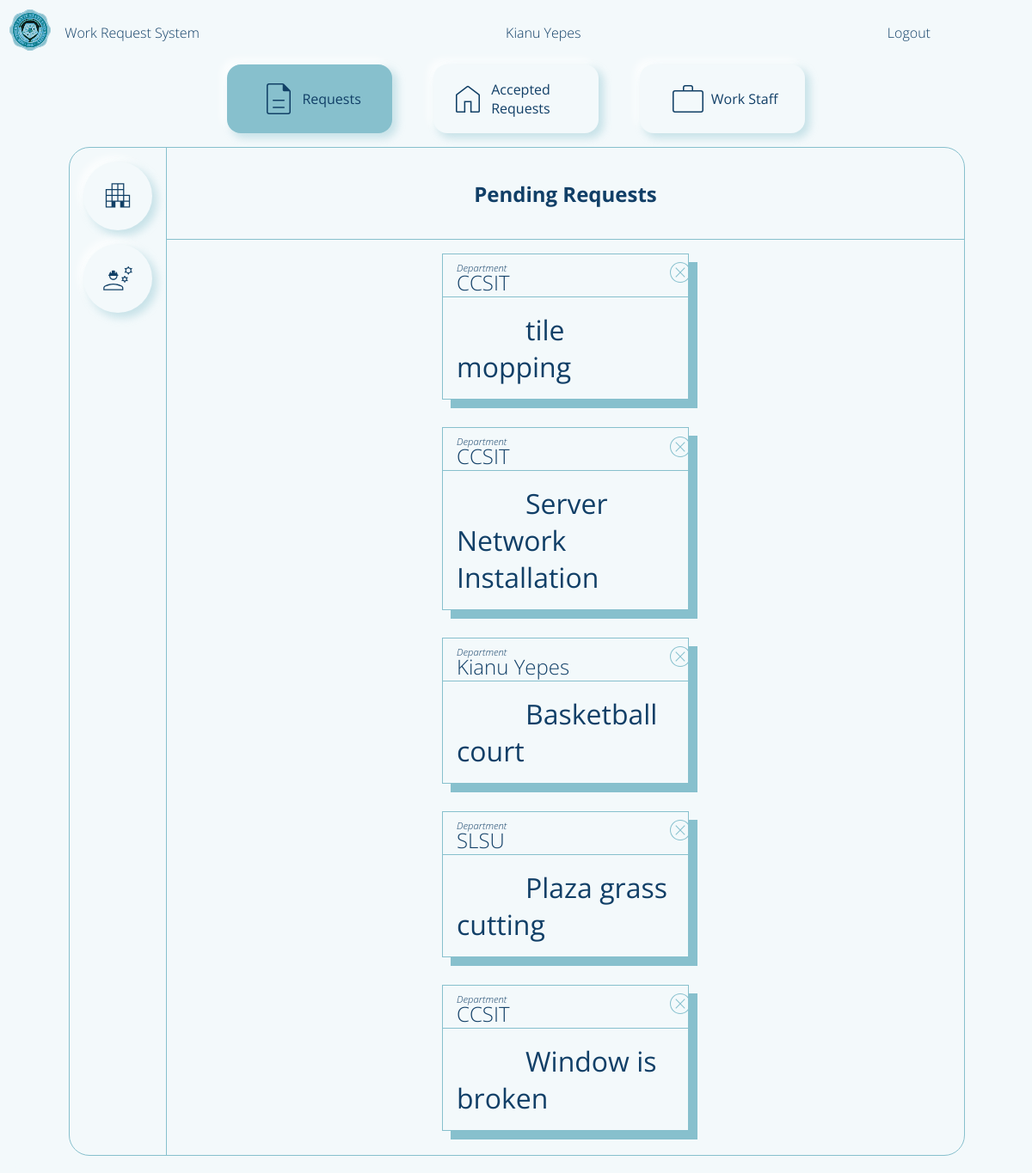
/adminPage (signed in), run on the app's committed database.
### flaskApp/models.py (models this page shows, shortened)
class User(db.Model, UserMixin):
	__tablename__ = 'user'
	id = db.Column(db.Integer, primary_key=True)
	userName = db.Column(db.String(20), unique=True, nullable=False)
	userType = db.Column(db.String(20), default='Admin')
	passWord = db.Column(db.String(60), nullable=False)
	requestForm = db.relationship('UserRequestForm', backref='user')

class UserRequestForm(db.Model):
	__tablename__ = 'userRequestForm'
	id = db.Column(db.Integer, primary_key=True)
	requestorName = db.Column(db.String(500), nullable=False)
	requestTitle = db.Column(db.String(500), nullable=False)
	requestedWork = db.Column(db.String(500), nullable=False)
	roomNumber = db.Column(db.Integer(), nullable=False)
	avilabilityOfMaterials = db.Column(db.String(10), nullable=False)
	priorityLevel = db.Column(db.String(20), default='Low')
	status = db.Column(db.String(20), default='Pending')
	requestFormId = db.Column(db.Integer, db.ForeignKey('user.id'))

### flaskApp/routes.py (the view, shortened to what this page needs)
@app.route('/adminPage', methods=['GET', 'POST'])
def adminPage():
	formStaff = Staff_Registration()
	formRequestor = Requestor_Registration()
	workRequest = UserRequestForm.query.order_by(desc(UserRequestForm.id))
	requestsCount = UserRequestForm.query.filter_by(status='unApproved').count()
	pendingRequest = UserRequestForm.query.filter_by(status='unApproved')
	staffCount = User.query.filter_by(userType='Staff').count()
	if current_user.is_authenticated == False:
		return redirect(url_for('loginPage'))
	return render_template('adminDashboard.html',
							requestsData=requestsData,
	  						title='Admin Page',
	  						user=current_user.userName,
	  						form2=formStaff,
	    					form=formRequestor,
	    					workRequest=workRequest,
	    					countReq=requestsCount,
	    					countStaff=staffCount,
	    					pendingRequest=pendingRequest)

### flaskApp/models.py (called while the page is built)
@loginManager.user_loader
def loadUser(userId):
	return User.query.get(int(userId))

### flaskApp/templates/adminDashboard.html (shortened to what this page needs)
{% extends "layout.html" %}
{% block content %}
	<main class="content-main">
		<section class="navbar">
			<div class="nav-requests">
				<img class='nav-icon' src="{{ url_for('static', filename='img/form.svg') }}">
				<p>Requests</p>
			</div>
			<div class="nav-home">
				<img class='nav-icon' src="{{ url_for('static', filename='img/home.svg') }}">
				<p>Accepted Requests</p>
			</div>
			<div class="nav-staff">
				<img class='nav-icon' src="{{ url_for('static', filename='img/staff.svg') }}">
				<p>Work Staff</p>
			</div>
		</section>
		<section class="feed">
					{% for req in workRequest  %}
						{% if req.status != 'unApproved' and req.status != 'Pending'%}
								<body onload="progress()">
								</body>
						{% endif %}
					{% endfor %}
			<div class="feed-request feed-nav">
				<nav class="feed-request-nav">
					<div>
						<img class="nav-icon add-req" src="{{ url_for('static', filename='img/requestor.svg') }}">
					</div>
					<div>
						<img class="nav-icon add-staff" src="{{ url_for('static', filename='img/ongoing.svg') }}">
					</div>
				</nav>
				<header class="feed-request-header">
					<h1 class="title">Pending Requests</h1>
				</header>
				<main class="feed-request-main">
					<section class="feed-request-main-body">
						{% if countReq != 0 %}
							{% for n in pendingRequest %}
								<div class="main-content">
									<section class="main-content-header">{{ n.requestorName }}</section>
									<section class="main-content-body">
										<a href="">{{ n.requestTitle }}</a>
									</section>
									<div class="feed-request-close-btn">
										<a href="{{url_for('reject', name=n.requestTitle, ids=n.requestFormId)}}">
											<img src="{{ url_for('static', filename='img/close-btn2.svg') }}">
										</a>
									</div>
								</div>
							{% endfor %}
						{% else %}
							<h1>No Pending Requests</h1>
						{% endif %}
					</section>
				</main>
			</div>
		</section>
	</main>
	<footer class="content-footer">
	</footer>
{% endblock content %}

### flaskApp/templates/layout.html (shortened to what this page needs)
<!DOCTYPE html>
<html>
<head>
    {% if title == 'Login Page'%}
    	<link rel="stylesheet" type="text/css" href="{{ url_for('static', filename='login.css') }}">
    {% elif title == 'Admin Page'%}
    	<link rel="stylesheet" type="text/css" href="{{ url_for('static', filename='adminDashboard.css') }}">
    {% elif title == 'Requestor Page'%}
        <link rel="stylesheet" type="text/css" href="{{ url_for('static', filename='requestorDashboard.css') }}">
    {% elif title == 'Staff Page'%}
        <link rel="stylesheet" type="text/css" href="{{ url_for('static', filename='staffDashboard.css') }}">
     {% elif title == 'Admin Approval Page'%}
        <link rel="stylesheet" type="text/css" href="{{ url_for('static', filename='adminApproval.css') }}">
    {% endif%}
</head>
<body>
	<div class="container">
        {% if title != 'Login Page'%}
        <header class="content-header">
            <div class="img-box">
                <img class="logo_slsu" src="{{ url_for('static', filename='img/logo_slsu.svg') }}">
            </div>
            {% if title == 'Admin Page'%}
                <section class="header-title">
                    <a href="{{ url_for('adminPage') }}">Work Request System</a>
                </section>
                <section class="header-user">
                    {{ user }}
                </section>
            {% endif %}
            <div class="header-profile">
                {% if current_user.is_authenticated == True %}
                <a href="{{ url_for('logout') }}">Logout</a>
                {% endif %}
            </div>
        </header>
        {% endif%}
		{% block content %}{% endblock content %}
	</div>
</body>
</html>

### flaskApp/static/adminDashboard.css (style rules this page uses)
body { background: var(--white); }
.container { margin: 0; display: grid; height: 100vh; grid-template-columns: 1fr 1fr 1fr; grid-template-rows: 0fr 1fr 0.0fr; grid-template-areas: 'h h h' 'm m m' 'f f f'; }
.content-header { grid-area: h; display: flex; flex-direction: row; align-items: center; padding: var(--fn-small); }
.img-box { flex-grow: 0; }
.header-title { flex-grow: 1; margin-left: 1rem; }
.header-title a { font-size: var(--fn-regular); font-weight: lighter; color: var(--blue); }
.header-user { flex-grow: 1; font-size: var(--fn-regular); font-weight: lighter; color: var(--blue); }
.header-profile { flex-grow: 0.3; }
.header-profile a { font-size: var(--fn-regular); font-weight: lighter; color: var(--blue); }
.content-main { grid-area: m; background: var(--white); display: grid; grid-template-columns: 1fr 1fr; grid-template-rows: 0fr 1fr; grid-template-areas: 'h h' 'm m' }
.navbar { grid-area: h; display: flex; flex-direction: row; justify-content: space-around; margin-bottom: 1rem; margin-left: 15rem; margin-right: 15rem; }
.navbar div { display: flex; flex-direction: row; align-items: center; padding: 1rem; background: var(--white); border-radius: 1rem; box-shadow: var(--box-shadow); cursor: pointer; width: 10rem; justify-content: center; align-items: center; }
.navbar div img, .feed-home section img, .feed-request-nav div img { filter: var(--img-color-blue); }
.navbar div p { font-size: var(--fn-regular); margin-left: 0.2rem; font-weight: normal; color: var(--blue); }
.feed { grid-area: m; background: var(--white); margin-left: 5rem; margin-right: 5rem; position: relative; }
.feed-nav { position: absolute; top: 0; left: 0; background: var(--white); width: 100%; height: 100%; color: var(--blue); z-index: 2; border: 1px solid var(--blueGreen); border-radius: 1.5rem; }
.feed-request { background: var(--white); display: grid; grid-template-columns: 0.1fr 1fr; grid-template-rows: 0.1fr 1fr 0fr; grid-template-areas: 'n h' 'n m' 'f f'; }
.feed-request-nav { grid-area: n; display: flex; flex-direction: column; align-items: center; padding: 1rem; border-right: 1px solid var(--blueGreen); }
.feed-request-nav div img { width: 2.5rem; height: 2.5rem; }
.feed-request-nav div { display: flex; justify-content: center; align-items: center; box-shadow: var(--box-shadow); width: 5rem; height: 5rem; margin-bottom: 1rem; cursor: pointer; border-radius: 50%; transition: transform, background, .1s; position: relative; }
.feed-request header { grid-area: h; display: flex; flex-direction: column; justify-content: center; align-items: center; border-bottom: 1px solid var(--blueGreen); }
.feed-request main { grid-area: m; display: flex; flex-direction: column; overflow: scroll; }
.feed-request-main-body { margin-left: 20rem; margin-right: 20rem; }
.feed-request-main-body .main-content { position: relative; display: grid; grid-template-columns: 1fr; grid-template-rows: 0fr 1fr 0fr; margin-top: 1rem; margin-bottom: 2rem; padding: 0rem; border: 1px solid var(--blueGreen); box-shadow: 10px 10px var(--blueGreen); }
.feed-request-close-btn img { width: 2rem; height: 2rem; filter: var(--img-color-blueGreen); transition: .2s ease; }
.feed-request-close-btn { position: absolute; top: 3%; left: 97%; transform: translateX(-50%); width: 2rem; height: 2rem; border-radius: 50%; }
.main-content-header { padding-top: 1rem; font-size: var(--fn-medium); font-weight: lighter; padding-left: 1rem; border-bottom: 1px solid var(--blueGreen); }
.main-content-header::before { content: 'Department'; display: block; font-size: var(--fn-small); font-style: italic; padding: 0; margin: 0; line-height: 0px; font-weight: lighter; }
.main-content-body { padding: 1rem; }
.main-content-body a { font-size: var(--fn-large); color: var(--blue); margin-left: 5rem; }
.content-footer { grid-area: f; background: var(--white); }

### data on the page
User: userName "Kianu Yepes"
UserRequestForm: requestorName "CCSIT", requestTitle "tile mopping"
UserRequestForm: requestorName "CCSIT", requestTitle "Server Network Installation"
UserRequestForm: requestorName "Kianu Yepes", requestTitle "Basketball court"
UserRequestForm: requestorName "SLSU", requestTitle "Plaza grass cutting"
UserRequestForm: requestorName "CCSIT", requestTitle "Window is broken"
